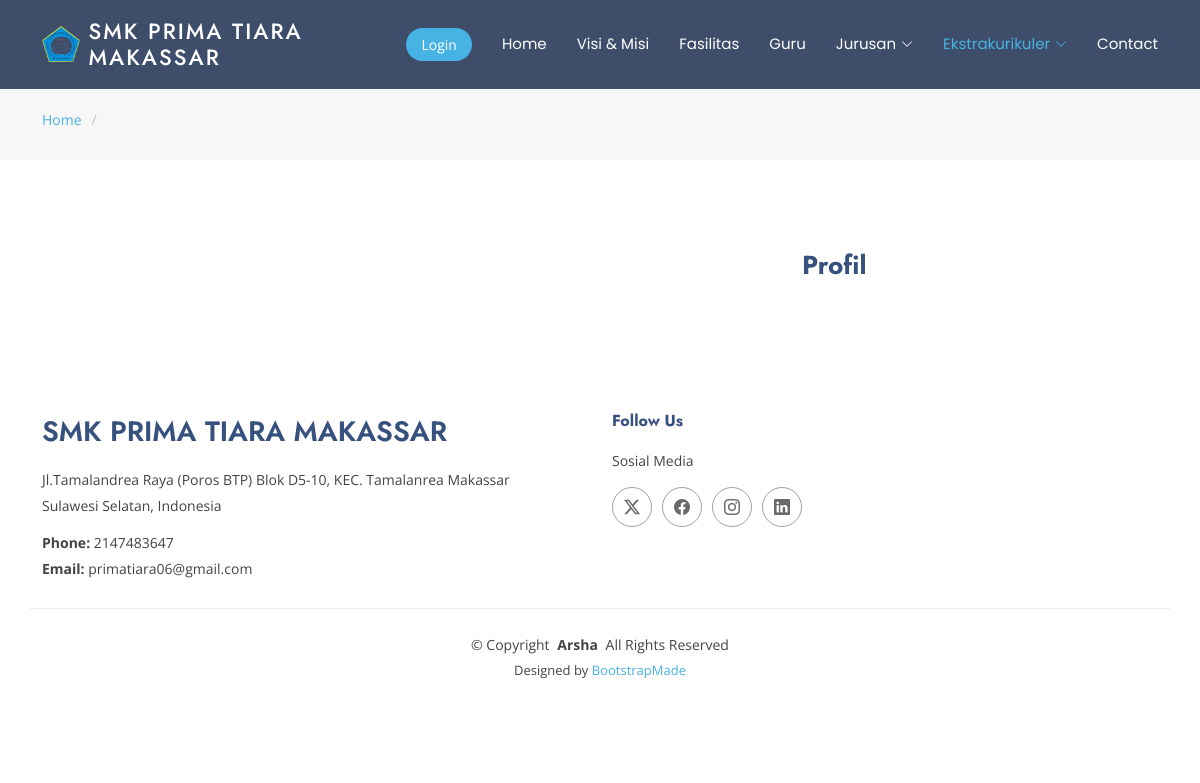
/ekstrakurikuler.php, run on the app's committed database.
### tables this page shows
CREATE TABLE `pengaturan` (
  `id` int(11) NOT NULL,
  `namasekolah` varchar(255) NOT NULL,
  `email` varchar(255) NOT NULL,
  `telp` int(255) NOT NULL,
  `alamat` text NOT NULL,
  `logo` varchar(255) NOT NULL,
  `jumlahsiswa` int(255) NOT NULL
);

### ekstrakurikuler.php (the view, shortened to what this page needs)
<?php
include 'koneksi.php';
if(isset($_SESSION['username_admin'])) {
    $isLoggedIn = true;
    $userName = $_SESSION['username_admin'];
}
else {
    $isLoggedIn = false;
}
$tampil = mysqli_query($koneksi, "SELECT * FROM pengaturan WHERE id = 1");
$data = mysqli_fetch_array($tampil);
if($data){
    $namasekolah = $data['namasekolah'];
    $email = $data['email'];
    $telp = $data['telp'];
    $alamat = $data['alamat'];
    $logo = $data['logo'];
}
?>
<!DOCTYPE html>
<html lang="en">
<head>
  <link href="assets/vendor/bootstrap/css/bootstrap.min.css" rel="stylesheet">
  <link href="assets/vendor/bootstrap-icons/bootstrap-icons.css" rel="stylesheet">
  <link href="assets/vendor/aos/aos.css" rel="stylesheet">
  <link href="assets/vendor/glightbox/css/glightbox.min.css" rel="stylesheet">
  <link href="assets/vendor/swiper/swiper-bundle.min.css" rel="stylesheet">
  <link href="assets/css/main.css" rel="stylesheet">
</head>
<body class="portfolio-details-page">
  <header id="header" class="header d-flex align-items-center sticky-top">
    <div class="container-fluid container-xl position-relative d-flex align-items-center">
      <a href="index.html" class="logo d-flex align-items-center me-auto">
        <img src="admin/<?= $logo ?>" alt="<?= $logo ?>">
        <h1 style="font-size:22px;" class="sitename"><?= $namasekolah ?></h1>
      </a>
      <nav id="navmenu" class="navmenu">
        <ul>
          <li><a href="index.php#hero" >Home</a></li>
          <li><a href="index.php#visimisi">Visi & Misi</a></li>
          <li><a href="index.php#fasilitas">Fasilitas</a></li>
          <li><a href="index.php#guru">Guru</a></li>
          <li class="dropdown"><a href="#"><span>Jurusan</span> <i class="bi bi-chevron-down toggle-dropdown"></i></a>
          </li>
          <li class="dropdown"><a href="#"><span class="active">Ekstrakurikuler</span> <i class="bi bi-chevron-down toggle-dropdown active"></i></a>
          </li>
          <li><a href="index.php#contact">Contact</a></li>
        </ul>
      </nav>
       <?php if($isLoggedIn): ?>
        <a class="btn-getstarted" href="admin">Dashboard</a>
      <?php else: ?>
      <a class="btn-getstarted" href="login.php">Login</a>
      <?php endif; ?>
    </div>
  </header>
  <main class="main">
    <div class="page-title" data-aos="fade">
      <div class="container">
        <nav class="breadcrumbs">
          <ol>
            <li><a href="index.php">Home</a></li>
            <li class="current"><?= $namaekskul ?></li>
          </ol>
        </nav>
      </div>
    </div>
    <section id="portfolio-details" class="portfolio-details section">
      <div class="container" data-aos="fade-up" data-aos-delay="100">
        <div class="row gy-4">
          <div class="col-lg-8">
            <div class="portfolio-details-slider swiper init-swiper">
              <div class="swiper-wrapper align-items-center">
                <div class="swiper-slide">
                </div>
              </div>
            </div>
          </div>
          <div class="col-lg-4">
            <div class="portfolio-description" data-aos="fade-up" data-aos-delay="300">
              <h2>Profil <?= $namaekskul ?></h2>
            </div>
          </div>
        </div>
      </div>
    </section>
  </main>
  <footer id="contact" class="footer">
    <div class="container footer-top">
      <div class="row gy-4">
        <div class="col-lg-6 col-md-6 footer-about">
          <a href="index.php" class="d-flex align-items-center">
            <span class="sitename"><?= $namasekolah ?></span>
          </a>
          <div class="footer-contact pt-3">
            <p><?= $alamat ?></p>
            <p>Sulawesi Selatan, Indonesia</p>
            <p class="mt-3"><strong>Phone:</strong> <span><?= $telp ?></span></p>
            <p><strong>Email:</strong> <span><?= $email ?></span></p>
          </div>
        </div>
        <div class="col-lg-6 col-md-12">
          <h4>Follow Us</h4>
          <p>Sosial Media</p>
          <div class="social-links d-flex">
            <a href="#contact"><i class="bi bi-twitter-x"></i></a>
            <a href="#contact"><i class="bi bi-facebook"></i></a>
            <a href="#contact"><i class="bi bi-instagram"></i></a>
            <a href="#contact"><i class="bi bi-linkedin"></i></a>
          </div>
        </div>
      </div>
    </div>
    <div class="container copyright text-center mt-4">
      <p>© <span>Copyright</span> <strong class="px-1 sitename">Arsha</strong> <span>All Rights Reserved</span></p>
      <div class="credits">
        Designed by <a href="https://bootstrapmade.com/">BootstrapMade</a>
      </div>
    </div>
  </footer>
</body>
</html>

### data on the page
pengaturan: logo (picture), namasekolah "SMK PRIMA TIARA MAKASSAR", alamat "Jl.Tamalandrea Raya (Poros BTP) Blok D5-10, KEC. Tamalanrea Makassar", telp "2147483647", email "primatiara06@gmail.com"
